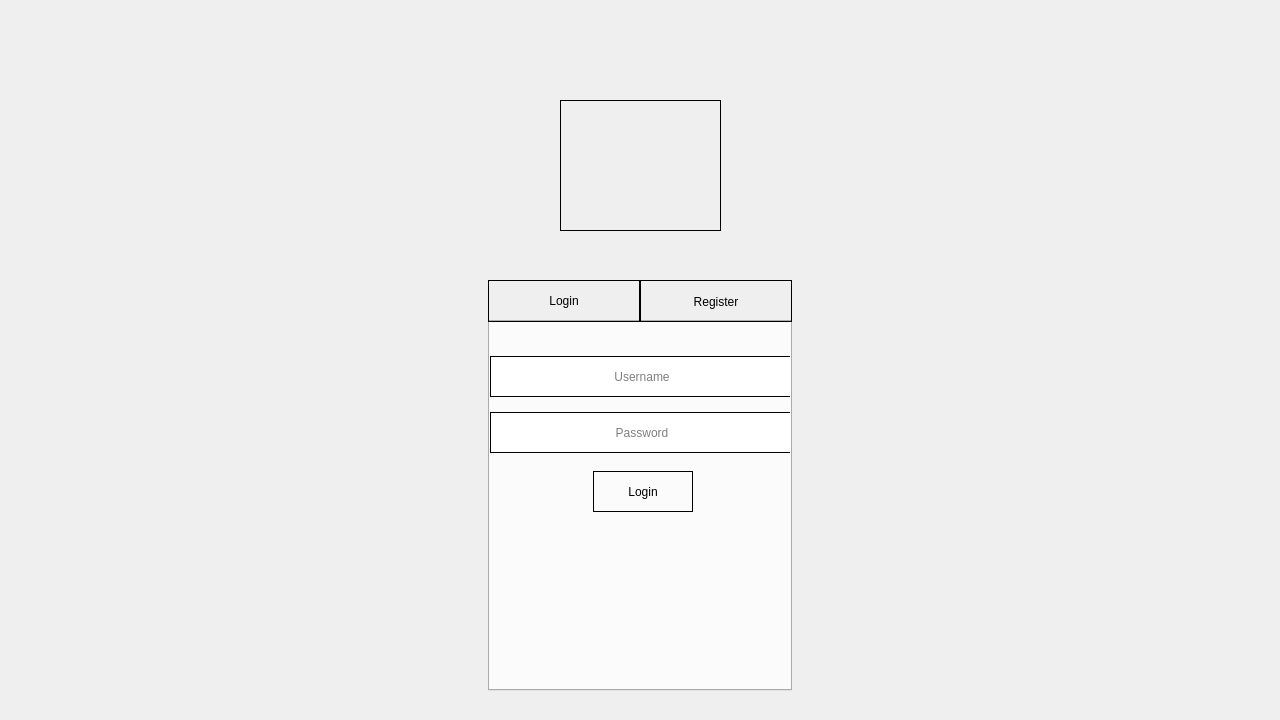
<?xml version="1.0" encoding="UTF-8"?>
<ui version="4.0">
 <class>LoginRegister</class>
 <widget class="QMainWindow" name="LoginRegister">
  <property name="geometry">
   <rect>
    <x>0</x>
    <y>0</y>
    <width>1280</width>
    <height>720</height>
   </rect>
  </property>
  <property name="sizePolicy">
   <sizepolicy hsizetype="Fixed" vsizetype="Fixed">
    <horstretch>0</horstretch>
    <verstretch>0</verstretch>
   </sizepolicy>
  </property>
  <property name="minimumSize">
   <size>
    <width>1280</width>
    <height>720</height>
   </size>
  </property>
  <property name="maximumSize">
   <size>
    <width>1280</width>
    <height>720</height>
   </size>
  </property>
  <property name="baseSize">
   <size>
    <width>100</width>
    <height>0</height>
   </size>
  </property>
  <property name="windowTitle">
   <string>LoginRegister</string>
  </property>
  <widget class="QWidget" name="centralwidget">
   <property name="styleSheet">
    <string notr="true">QTabBar::Tab {
	width: 150;
	height: 40;
	border: 1px solid black

}
QTabWidget::Pane {
	backgrouns-color: none
}

QLineEdit {
	background-color: none;
	border: 1px solid black

}

QPushButton {
	border: 1px solid black

}

</string>
   </property>
   <widget class="QTabWidget" name="tabWidget">
    <property name="geometry">
     <rect>
      <x>488</x>
      <y>280</y>
      <width>304</width>
      <height>411</height>
     </rect>
    </property>
    <property name="styleSheet">
     <string notr="true"/>
    </property>
    <property name="currentIndex">
     <number>0</number>
    </property>
    <property name="iconSize">
     <size>
      <width>0</width>
      <height>0</height>
     </size>
    </property>
    <property name="usesScrollButtons">
     <bool>false</bool>
    </property>
    <widget class="QWidget" name="tab">
     <attribute name="title">
      <string>Login</string>
     </attribute>
     <widget class="QLineEdit" name="loginUsername">
      <property name="enabled">
       <bool>true</bool>
      </property>
      <property name="geometry">
       <rect>
        <x>0</x>
        <y>34</y>
        <width>304</width>
        <height>41</height>
       </rect>
      </property>
      <property name="styleSheet">
       <string notr="true">width: 300</string>
      </property>
      <property name="alignment">
       <set>Qt::AlignCenter</set>
      </property>
      <property name="placeholderText">
       <string>Username</string>
      </property>
     </widget>
     <widget class="QLineEdit" name="loginPassword">
      <property name="enabled">
       <bool>true</bool>
      </property>
      <property name="geometry">
       <rect>
        <x>0</x>
        <y>90</y>
        <width>304</width>
        <height>41</height>
       </rect>
      </property>
      <property name="styleSheet">
       <string notr="true">width: 300</string>
      </property>
      <property name="alignment">
       <set>Qt::AlignCenter</set>
      </property>
      <property name="placeholderText">
       <string>Password</string>
      </property>
     </widget>
     <widget class="QPushButton" name="loginButton">
      <property name="geometry">
       <rect>
        <x>103</x>
        <y>149</y>
        <width>100</width>
        <height>41</height>
       </rect>
      </property>
      <property name="text">
       <string>Login</string>
      </property>
     </widget>
    </widget>
    <widget class="QWidget" name="tab_2">
     <attribute name="title">
      <string>Register</string>
     </attribute>
     <widget class="QLineEdit" name="registerEmail">
      <property name="enabled">
       <bool>true</bool>
      </property>
      <property name="geometry">
       <rect>
        <x>0</x>
        <y>34</y>
        <width>304</width>
        <height>41</height>
       </rect>
      </property>
      <property name="styleSheet">
       <string notr="true">width: 300</string>
      </property>
      <property name="alignment">
       <set>Qt::AlignCenter</set>
      </property>
      <property name="placeholderText">
       <string>Email</string>
      </property>
     </widget>
     <widget class="QLineEdit" name="registerUsername">
      <property name="enabled">
       <bool>true</bool>
      </property>
      <property name="geometry">
       <rect>
        <x>0</x>
        <y>90</y>
        <width>304</width>
        <height>41</height>
       </rect>
      </property>
      <property name="styleSheet">
       <string notr="true">width: 300</string>
      </property>
      <property name="alignment">
       <set>Qt::AlignCenter</set>
      </property>
      <property name="placeholderText">
       <string>Username</string>
      </property>
     </widget>
     <widget class="QLineEdit" name="registerPassword">
      <property name="enabled">
       <bool>true</bool>
      </property>
      <property name="geometry">
       <rect>
        <x>0</x>
        <y>150</y>
        <width>304</width>
        <height>41</height>
       </rect>
      </property>
      <property name="styleSheet">
       <string notr="true">width: 300</string>
      </property>
      <property name="alignment">
       <set>Qt::AlignCenter</set>
      </property>
      <property name="placeholderText">
       <string>Password</string>
      </property>
     </widget>
     <widget class="QLineEdit" name="registerPasswordConfirm">
      <property name="enabled">
       <bool>true</bool>
      </property>
      <property name="geometry">
       <rect>
        <x>0</x>
        <y>210</y>
        <width>304</width>
        <height>41</height>
       </rect>
      </property>
      <property name="styleSheet">
       <string notr="true">width: 300</string>
      </property>
      <property name="alignment">
       <set>Qt::AlignCenter</set>
      </property>
      <property name="placeholderText">
       <string>Confirm Password</string>
      </property>
     </widget>
     <widget class="QPushButton" name="registerButton">
      <property name="geometry">
       <rect>
        <x>102</x>
        <y>270</y>
        <width>100</width>
        <height>41</height>
       </rect>
      </property>
      <property name="text">
       <string>Register</string>
      </property>
     </widget>
    </widget>
   </widget>
   <widget class="QFrame" name="frame">
    <property name="geometry">
     <rect>
      <x>560</x>
      <y>100</y>
      <width>161</width>
      <height>131</height>
     </rect>
    </property>
    <property name="styleSheet">
     <string notr="true">border: 1px solid black</string>
    </property>
    <property name="frameShape">
     <enum>QFrame::StyledPanel</enum>
    </property>
    <property name="frameShadow">
     <enum>QFrame::Raised</enum>
    </property>
   </widget>
  </widget>
 </widget>
 <resources/>
 <connections/>
</ui>
